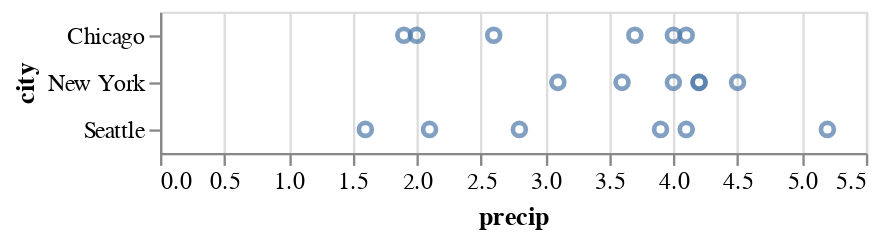

Notebook cell for this chart:
### Markdown cell above
Encodings map data columns to visual channels like position (x, y), color, size, etc.

### Code cell
alt.Chart(weather).mark_point().encode(
    x='precip',
    y='city'
)

### Figure 1 — Vega-Lite specification as saved in the notebook (floating-point values rounded to 4 significant figures)
{"config": {"view": {"continuousWidth": 300, "continuousHeight": 300}}, "data": {"name": "data-a0edf122470d64c801b829f5c0e672f9"}, "mark": {"type": "point"}, "encoding": {"x": {"field": "precip", "type": "quantitative"}, "y": {"field": "city", "type": "nominal"}}, "$schema": "https://vega.github.io/schema/vega-lite/v5.20.1.json", "datasets": {"data-a0edf122470d64c801b829f5c0e672f9": [{"city": "Seattle", "month": "Jan", "precip": 5.2, "temp": 42}, {"city": "Seattle", "month": "Feb", "precip": 3.9, "temp": 45}, {"city": "Seattle", "month": "Mar", "precip": 4.1, "temp": 50}, {"city": "Seattle", "month": "Apr", "precip": 2.8, "temp": 55}, {"city": "Seattle", "month": "May", "precip": 2.1, "temp": 62}, {"city": "Seattle", "month": "Jun", "precip": 1.6, "temp": 68}, {"city": "New York", "month": "Jan", "precip": 3.6, "temp": 35}, {"city": "New York", "month": "Feb", "precip": 3.1, "temp": 38}, {"city": "New York", "month": "Mar", "precip": 4.2, "temp": 48}, {"city": "New York", "month": "Apr", "precip": 4.0, "temp": 58}, {"city": "New York", "month": "May", "precip": 4.5, "temp": 68}, {"city": "New York", "month": "Jun", "precip": 4.2, "temp": 77}, {"city": "Chicago", "month": "Jan", "precip": 2.0, "temp": 28}, {"city": "Chicago", "month": "Feb", "precip": 1.9, "temp": 32}, {"city": "Chicago", "month": "Mar", "precip": 2.6, "temp": 42}, {"city": "Chicago", "month": "Apr", "precip": 3.7, "temp": 52}, {"city": "Chicago", "month": "May", "precip": 4.1, "temp": 64}, {"city": "Chicago", "month": "Jun", "precip": 4.0, "temp": 74}]}}
